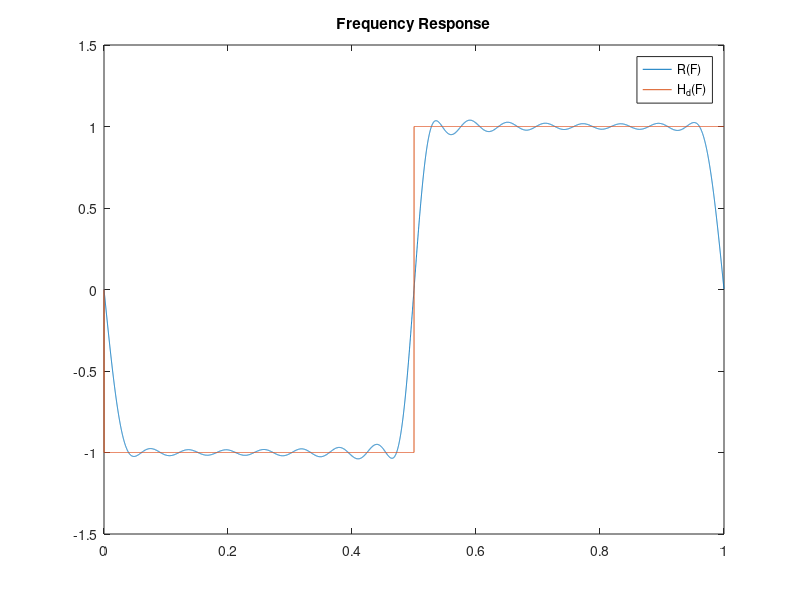
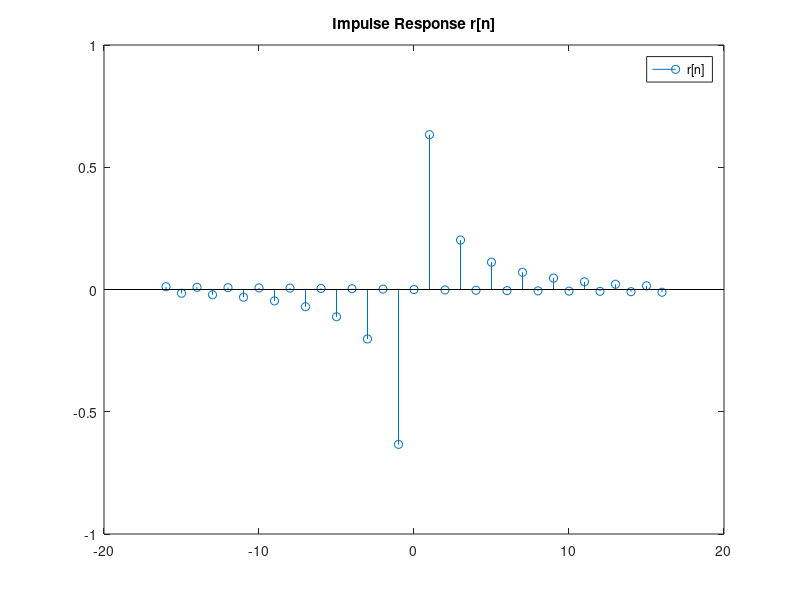

Write MATLAB code to recreate these figures, in order.
k = 16;
N = 2*k+1;
N_PTS = 10000;

hilbert = @(x) (x == 0)*0 + (0 < x & x <= 0.5)*(-1i) + (0.5 < x & x <= 1)*1i;

samples = arrayfun(hilbert, linspace(0, 1, N+1));
samples = samples(1:end-1);  % Exclude the last point because it is the same as the first point

% Add transition band 
samples(2)  = -0.9i;
samples(k+1) = -0.7i;
samples(k+2) =  0.7i;
samples(2*k+1)  = 0.9i;

r_1 = ifft(samples);
r_n = [r_1(ceil(N/2)+1:end), r_1(1:floor(N/2)+1)];  % + r_1[floor(N/2)] + r_1[:math.floor(N/2)]

R_F = zeros(1, N_PTS);
F = linspace(0, 1, N_PTS+1);
F = F(1:end-1);  % Exclude the last point because it is the same as the first point
for i = 1:length(F)
    F_i = F(i);
    s = 0;
    for n = -k:k
        s = s + r_n(n+k+1)*exp(-1i*2*pi*F_i*n);
    end
    R_F(i) = imag(s);
end

figure('Position', [10 10 900 400])
plot(F, R_F)
hold on
plot(F, imag(arrayfun(hilbert, F)))
title('Frequency Response')
legend('R(F)', 'H_d(F)')

figure('Position', [10 10 900 400])
stem(-k:k, r_n)
title('Impulse Response r[n]')
legend('r[n]')
